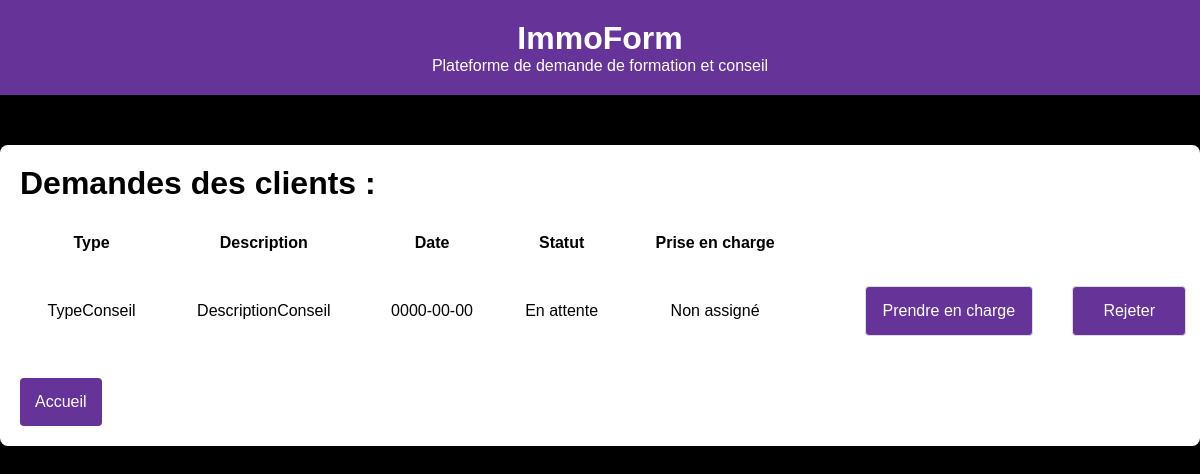
The app's page /admin/gererDemandes.php (signed in), older data.
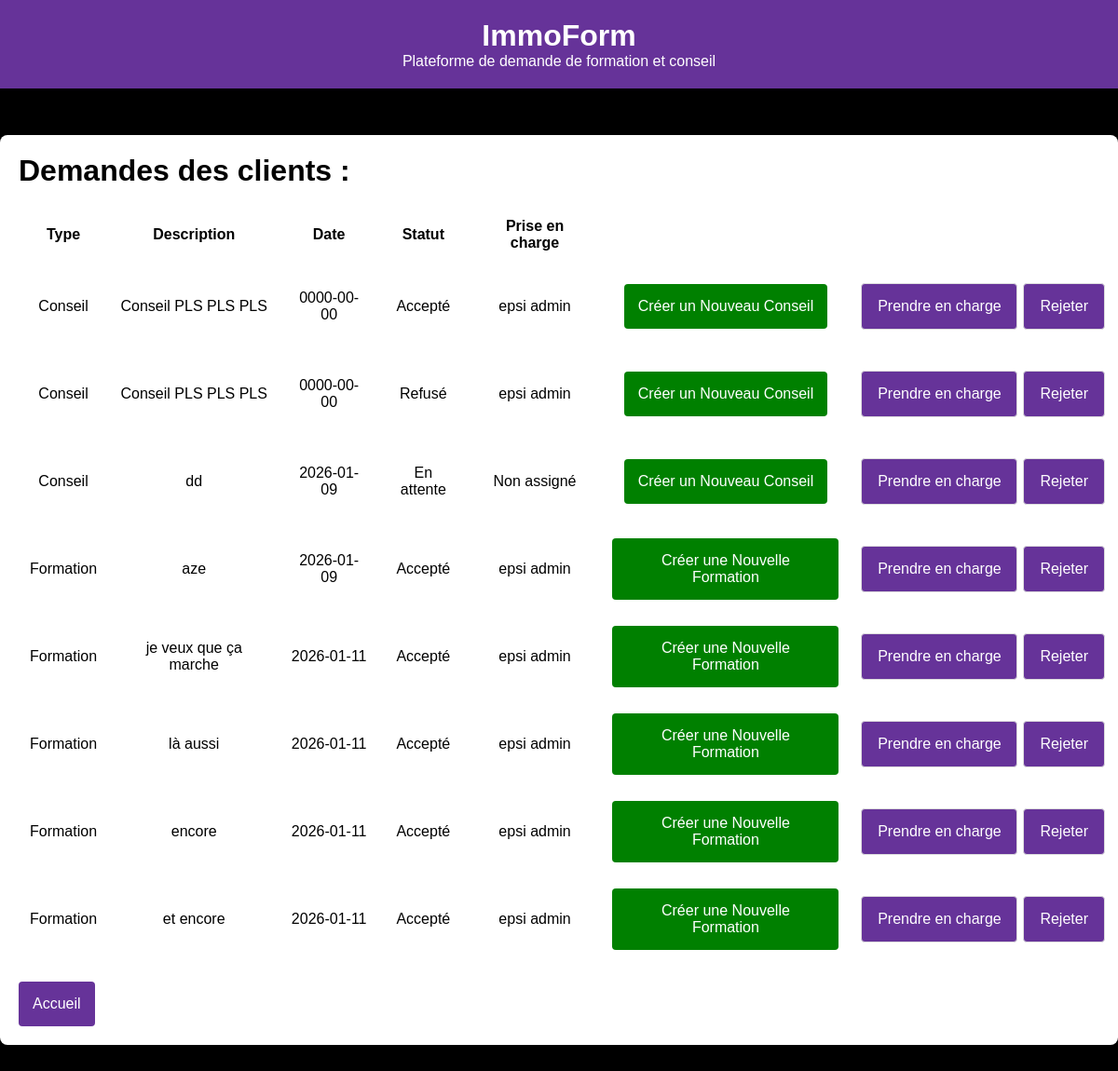
The same page, newer data.
### tables this page shows
CREATE TABLE `demandeconseil` (
  `Id` int(11) NOT NULL,
  `Agence_Id` int(11) NOT NULL,
  `Contact_Id` int(11) NOT NULL,
  `Type` varchar(100) NOT NULL,
  `Description` text NOT NULL,
  `Date` date NOT NULL,
  `Statut` varchar(20) NOT NULL,
  `Formateur_Id` int(11) DEFAULT NULL
);

CREATE TABLE `formateur` (
  `Nom` varchar(50) NOT NULL,
  `Prenom` varchar(50) NOT NULL,
  `Numero` char(15) DEFAULT NULL,
  `Id` int(11) NOT NULL,
  `Email` varchar(50) NOT NULL,
  `Specialite` varchar(100) DEFAULT NULL,
  `AnneeExeprience` int(11) DEFAULT NULL,
  `Commentaire` text DEFAULT NULL,
  `DebutCollab` date NOT NULL,
  `FinCollab` date DEFAULT NULL,
  `Statut` tinyint(1) NOT NULL,
  `Certification` varchar(100) DEFAULT NULL,
  `mdp` varchar(100) DEFAULT NULL
);

### admin/gererDemandes.php (the view, shortened to what this page needs)
<?php
include '../includes/header.php';
$pdo = new PDO("mysql:host=" . config::host . ";dbname=" . config::dbname, config::user, config::password);
$req = $pdo->prepare("SELECT * FROM demandeconseil");
$req->execute();
$demandeconseil = $req->fetchAll();
?>
<div class="container">
    <h1>Demandes des clients :</h1>
    <table>
        <tr>
            <th>Type</th>
            <th>Description</th>
            <th>Date</th>
            <th>Statut</th>
            <th>Prise en charge</th>
            <th></th>
            <th></th>
            <th></th>
        </tr>
        <?php
        foreach ($demandeconseil as $conseil)
        {
            ?>
            <tr>
                <td><?php echo $conseil["Type"] ?></td>
                <td><?php echo $conseil["Description"] ?></td>
                <td><?php echo $conseil["Date"] ?></td>
                <td><?php echo $conseil["Statut"]; ?></td>
                <td><?php if ($conseil["Formateur_Id"] == Null) { echo "Non assigné"; }
                    else {
                        $req = $pdo->prepare("SELECT * FROM demandeconseil JOIN formateur ON Formateur_Id = formateur.Id WHERE demandeconseil.Id=:id");
                        $req->bindParam(':id', $conseil["Id"]);
                        $req->execute();
                        $format = $req->fetch();
                        echo $format["Nom"]." ".$format["Prenom"];
                    }
                    ?>
                </td>
                <td>
                    <?php if ($conseil["Type"] == "Conseil") {
                        echo '<a href="./creerConseil.php?id="'.$conseil["Id"].' class="btn3">Créer un Nouveau Conseil</a>';
                    }
                    else if ($conseil["Type"] == "Formation") {
                        echo '<a href="./creerFormation.php?id='.$conseil["Id"].'&standard=1" class="btn3">Créer une Nouvelle Formation</a>';
                    }
                    ?>
                </td>
                <td>
                    <form action="../actions/acceptDemande.php" method="POST">
                        <input class="btn0" type="submit" value="Prendre en charge">
                    </form>
                </td>
                <td>
                    <form action="../actions/refuseDemande.php" method="POST">
                        <input class="btn0" type="submit" value="Rejeter">
                    </form>
                </td>
            </tr>
            <?php
        }
        ?>
    </table>
    <a href="./navbar.php" class='btn' >Accueil</a>
</div>
<?php  include '../includes/footer.php'?>

Row changes from the older to the newer data that the page shows:
removed demandeconseil: Type "TypeConseil", Description "DescriptionConseil", Date "0000-00-00", Statut "En attente", shows "Non assigné"
added demandeconseil: Type "Conseil", Description "Conseil PLS PLS PLS", Date "0000-00-00", Statut "Accepté", Formateur_Id.Nom "epsi", Formateur_Id.Prenom "admin"
added demandeconseil: Type "Conseil", Description "Conseil PLS PLS PLS", Date "0000-00-00", Statut "Refusé", Formateur_Id.Nom "epsi", Formateur_Id.Prenom "admin"
added demandeconseil: Type "Conseil", Description "dd", Date "2026-01-09", Statut "En attente", shows "Non assigné"
added demandeconseil: Type "Formation", Description "aze", Date "2026-01-09", Statut "Accepté", Formateur_Id.Nom "epsi", Formateur_Id.Prenom "admin"
added demandeconseil: Type "Formation", Description "je veux que ça marche", Date "2026-01-11", Statut "Accepté", Formateur_Id.Nom "epsi", Formateur_Id.Prenom "admin"
added demandeconseil: Type "Formation", Description "là aussi", Date "2026-01-11", Statut "Accepté", Formateur_Id.Nom "epsi", Formateur_Id.Prenom "admin"
added demandeconseil: Type "Formation", Description "encore", Date "2026-01-11", Statut "Accepté", Formateur_Id.Nom "epsi", Formateur_Id.Prenom "admin"
added demandeconseil: Type "Formation", Description "et encore", Date "2026-01-11", Statut "Accepté", Formateur_Id.Nom "epsi", Formateur_Id.Prenom "admin"
